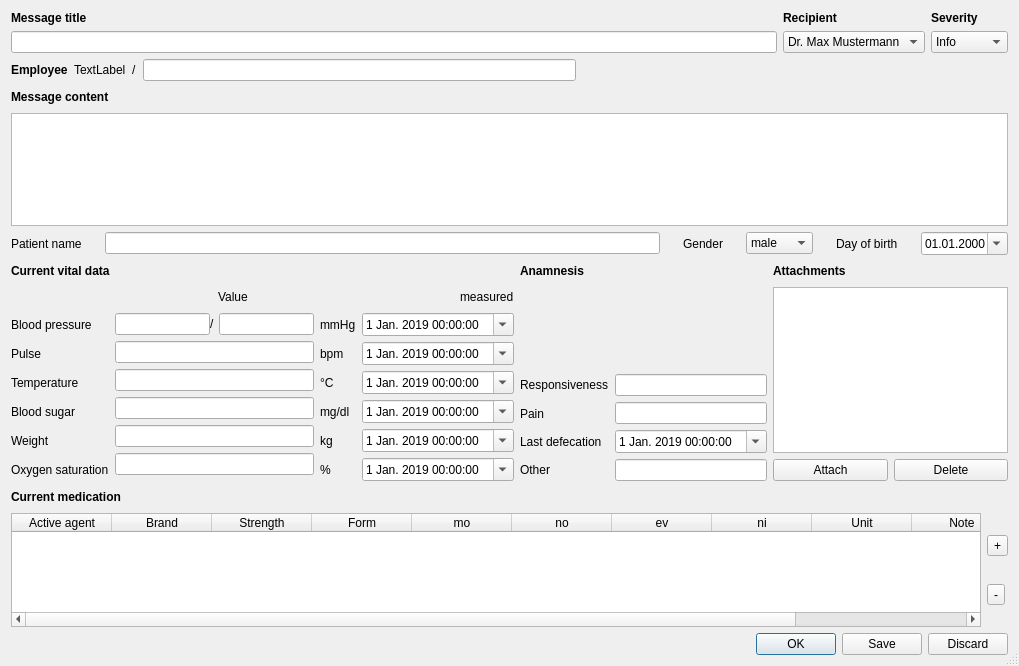
<?xml version="1.0" encoding="UTF-8"?>
<ui version="4.0">
 <class>OCC::CreateMessageDialog</class>
 <widget class="QDialog" name="OCC::CreateMessageDialog">
  <property name="windowModality">
   <enum>Qt::ApplicationModal</enum>
  </property>
  <property name="geometry">
   <rect>
    <x>0</x>
    <y>0</y>
    <width>1019</width>
    <height>666</height>
   </rect>
  </property>
  <property name="windowTitle">
   <string>New message</string>
  </property>
  <property name="locale">
   <locale language="German" country="Germany"/>
  </property>
  <property name="sizeGripEnabled">
   <bool>true</bool>
  </property>
  <layout class="QVBoxLayout" name="verticalLayout_14">
   <item>
    <layout class="QHBoxLayout" name="horizontalLayout_6">
     <item>
      <layout class="QVBoxLayout" name="verticalLayout_9">
       <item>
        <widget class="QLabel" name="label_15">
         <property name="font">
          <font>
           <weight>75</weight>
           <bold>true</bold>
          </font>
         </property>
         <property name="locale">
          <locale language="German" country="Germany"/>
         </property>
         <property name="text">
          <string>Message title</string>
         </property>
        </widget>
       </item>
       <item>
        <widget class="QLineEdit" name="lineEdit_messageTitle">
         <property name="locale">
          <locale language="German" country="Germany"/>
         </property>
         <property name="text">
          <string/>
         </property>
        </widget>
       </item>
      </layout>
     </item>
     <item>
      <layout class="QVBoxLayout" name="verticalLayout_8">
       <item>
        <widget class="QLabel" name="label_16">
         <property name="font">
          <font>
           <weight>75</weight>
           <bold>true</bold>
          </font>
         </property>
         <property name="locale">
          <locale language="German" country="Germany"/>
         </property>
         <property name="text">
          <string>Recipient</string>
         </property>
        </widget>
       </item>
       <item>
        <widget class="QComboBox" name="comboBox_recipient">
         <property name="locale">
          <locale language="German" country="Germany"/>
         </property>
         <item>
          <property name="text">
           <string comment="1">Dr. Max Mustermann</string>
          </property>
         </item>
        </widget>
       </item>
      </layout>
     </item>
     <item>
      <layout class="QVBoxLayout" name="verticalLayout_7">
       <item>
        <widget class="QLabel" name="label_22">
         <property name="font">
          <font>
           <weight>75</weight>
           <bold>true</bold>
          </font>
         </property>
         <property name="locale">
          <locale language="German" country="Germany"/>
         </property>
         <property name="text">
          <string>Severity</string>
         </property>
        </widget>
       </item>
       <item>
        <widget class="QComboBox" name="comboBox_severity">
         <property name="locale">
          <locale language="German" country="Germany"/>
         </property>
         <item>
          <property name="text">
           <string>Info</string>
          </property>
          <property name="icon">
           <iconset resource="../../../theme.qrc">
            <normaloff>:/client/theme/amp/icon_d_info.png</normaloff>:/client/theme/amp/icon_d_info.png</iconset>
          </property>
         </item>
         <item>
          <property name="text">
           <string>Request</string>
          </property>
          <property name="icon">
           <iconset resource="../../../theme.qrc">
            <normaloff>:/client/theme/amp/icon_c_good.png</normaloff>:/client/theme/amp/icon_c_good.png</iconset>
          </property>
         </item>
         <item>
          <property name="text">
           <string>Urgent</string>
          </property>
          <property name="icon">
           <iconset resource="../../../theme.qrc">
            <normaloff>:/client/theme/amp/icon_b_urgent.png</normaloff>:/client/theme/amp/icon_b_urgent.png</iconset>
          </property>
         </item>
         <item>
          <property name="text">
           <string>Critical</string>
          </property>
          <property name="icon">
           <iconset resource="../../../theme.qrc">
            <normaloff>:/client/theme/amp/icon_a_critical.png</normaloff>:/client/theme/amp/icon_a_critical.png</iconset>
          </property>
         </item>
        </widget>
       </item>
      </layout>
     </item>
    </layout>
   </item>
   <item>
    <layout class="QHBoxLayout" name="horizontalLayout_16">
     <item>
      <widget class="QLabel" name="label_28">
       <property name="font">
        <font>
         <weight>75</weight>
         <bold>true</bold>
        </font>
       </property>
       <property name="text">
        <string>Employee</string>
       </property>
      </widget>
     </item>
     <item>
      <widget class="QLabel" name="label_requester">
       <property name="text">
        <string>TextLabel</string>
       </property>
      </widget>
     </item>
     <item>
      <widget class="QLabel" name="label_29">
       <property name="text">
        <string>/</string>
       </property>
      </widget>
     </item>
     <item>
      <widget class="QLineEdit" name="lineEdit_initials"/>
     </item>
     <item>
      <spacer name="horizontalSpacer_9">
       <property name="orientation">
        <enum>Qt::Horizontal</enum>
       </property>
       <property name="sizeHint" stdset="0">
        <size>
         <width>40</width>
         <height>20</height>
        </size>
       </property>
      </spacer>
     </item>
    </layout>
   </item>
   <item>
    <layout class="QHBoxLayout" name="horizontalLayout_7">
     <item>
      <widget class="QLabel" name="label_14">
       <property name="font">
        <font>
         <weight>75</weight>
         <bold>true</bold>
        </font>
       </property>
       <property name="locale">
        <locale language="German" country="Germany"/>
       </property>
       <property name="text">
        <string>Message content</string>
       </property>
      </widget>
     </item>
     <item>
      <spacer name="horizontalSpacer_2">
       <property name="orientation">
        <enum>Qt::Horizontal</enum>
       </property>
       <property name="sizeHint" stdset="0">
        <size>
         <width>40</width>
         <height>20</height>
        </size>
       </property>
      </spacer>
     </item>
    </layout>
   </item>
   <item>
    <widget class="QPlainTextEdit" name="plainTextEdit_messageBody">
     <property name="locale">
      <locale language="German" country="Germany"/>
     </property>
    </widget>
   </item>
   <item>
    <layout class="QHBoxLayout" name="horizontalLayout_3">
     <property name="spacing">
      <number>23</number>
     </property>
     <item>
      <widget class="QLabel" name="label_25">
       <property name="locale">
        <locale language="German" country="Germany"/>
       </property>
       <property name="text">
        <string>Patient name</string>
       </property>
      </widget>
     </item>
     <item>
      <widget class="QLineEdit" name="lineEdit_patientName">
       <property name="locale">
        <locale language="German" country="Germany"/>
       </property>
       <property name="text">
        <string/>
       </property>
      </widget>
     </item>
     <item>
      <widget class="QLabel" name="label_27">
       <property name="text">
        <string>Gender</string>
       </property>
      </widget>
     </item>
     <item>
      <widget class="QComboBox" name="comboBox_gender">
       <item>
        <property name="text">
         <string>male</string>
        </property>
       </item>
       <item>
        <property name="text">
         <string>female</string>
        </property>
       </item>
      </widget>
     </item>
     <item>
      <widget class="QLabel" name="label_26">
       <property name="locale">
        <locale language="German" country="Germany"/>
       </property>
       <property name="text">
        <string>Day of birth</string>
       </property>
      </widget>
     </item>
     <item>
      <widget class="QDateEdit" name="dateEditBirthday">
       <property name="specialValueText">
        <string> </string>
       </property>
       <property name="displayFormat">
        <string>dd.MM.yyyy</string>
       </property>
       <property name="calendarPopup">
        <bool>true</bool>
       </property>
      </widget>
     </item>
    </layout>
   </item>
   <item>
    <layout class="QHBoxLayout" name="horizontalLayout_13">
     <item>
      <layout class="QVBoxLayout" name="verticalLayout_12" stretch="0,0,4">
       <item>
        <layout class="QHBoxLayout" name="horizontalLayout_11">
         <item>
          <widget class="QLabel" name="label_Vitaldaten">
           <property name="font">
            <font>
             <weight>75</weight>
             <bold>true</bold>
            </font>
           </property>
           <property name="locale">
            <locale language="German" country="Germany"/>
           </property>
           <property name="text">
            <string>Current vital data</string>
           </property>
          </widget>
         </item>
         <item>
          <spacer name="horizontalSpacer_5">
           <property name="orientation">
            <enum>Qt::Horizontal</enum>
           </property>
           <property name="sizeHint" stdset="0">
            <size>
             <width>40</width>
             <height>20</height>
            </size>
           </property>
          </spacer>
         </item>
        </layout>
       </item>
       <item>
        <layout class="QHBoxLayout" name="horizontalLayout_12">
         <item>
          <spacer name="horizontalSpacer_6">
           <property name="orientation">
            <enum>Qt::Horizontal</enum>
           </property>
           <property name="sizeHint" stdset="0">
            <size>
             <width>40</width>
             <height>20</height>
            </size>
           </property>
          </spacer>
         </item>
         <item>
          <widget class="QLabel" name="label">
           <property name="locale">
            <locale language="German" country="Germany"/>
           </property>
           <property name="text">
            <string>Value</string>
           </property>
          </widget>
         </item>
         <item>
          <spacer name="horizontalSpacer_7">
           <property name="orientation">
            <enum>Qt::Horizontal</enum>
           </property>
           <property name="sizeHint" stdset="0">
            <size>
             <width>40</width>
             <height>20</height>
            </size>
           </property>
          </spacer>
         </item>
         <item>
          <widget class="QLabel" name="label_2">
           <property name="locale">
            <locale language="German" country="Germany"/>
           </property>
           <property name="text">
            <string>measured</string>
           </property>
          </widget>
         </item>
        </layout>
       </item>
       <item>
        <layout class="QHBoxLayout" name="horizontalLayout_2">
         <item>
          <layout class="QVBoxLayout" name="verticalLayout">
           <item>
            <widget class="QLabel" name="label_3">
             <property name="locale">
              <locale language="German" country="Germany"/>
             </property>
             <property name="text">
              <string>Blood pressure</string>
             </property>
            </widget>
           </item>
           <item>
            <widget class="QLabel" name="label_4">
             <property name="locale">
              <locale language="German" country="Germany"/>
             </property>
             <property name="text">
              <string>Pulse</string>
             </property>
            </widget>
           </item>
           <item>
            <widget class="QLabel" name="label_5">
             <property name="locale">
              <locale language="German" country="Germany"/>
             </property>
             <property name="text">
              <string>Temperature</string>
             </property>
            </widget>
           </item>
           <item>
            <widget class="QLabel" name="label_6">
             <property name="locale">
              <locale language="German" country="Germany"/>
             </property>
             <property name="text">
              <string>Blood sugar</string>
             </property>
            </widget>
           </item>
           <item>
            <widget class="QLabel" name="label_23">
             <property name="locale">
              <locale language="German" country="Germany"/>
             </property>
             <property name="text">
              <string>Weight</string>
             </property>
            </widget>
           </item>
           <item>
            <widget class="QLabel" name="label_30">
             <property name="text">
              <string>Oxygen saturation</string>
             </property>
            </widget>
           </item>
          </layout>
         </item>
         <item>
          <layout class="QVBoxLayout" name="verticalLayout_2">
           <property name="spacing">
            <number>-1</number>
           </property>
           <item>
            <layout class="QHBoxLayout" name="horizontalLayout" stretch="10,1,10">
             <property name="spacing">
              <number>0</number>
             </property>
             <item>
              <widget class="QLineEdit" name="lineEdit_bpSys">
               <property name="locale">
                <locale language="German" country="Germany"/>
               </property>
              </widget>
             </item>
             <item>
              <widget class="QLabel" name="label_7">
               <property name="text">
                <string>/</string>
               </property>
              </widget>
             </item>
             <item>
              <widget class="QLineEdit" name="lineEdit_bpDia">
               <property name="locale">
                <locale language="German" country="Germany"/>
               </property>
              </widget>
             </item>
            </layout>
           </item>
           <item>
            <widget class="QLineEdit" name="lineEdit_pulse">
             <property name="locale">
              <locale language="German" country="Germany"/>
             </property>
            </widget>
           </item>
           <item>
            <widget class="QLineEdit" name="lineEdit_temperature">
             <property name="locale">
              <locale language="German" country="Germany"/>
             </property>
            </widget>
           </item>
           <item>
            <widget class="QLineEdit" name="lineEdit_bloodsugar">
             <property name="locale">
              <locale language="German" country="Germany"/>
             </property>
            </widget>
           </item>
           <item>
            <widget class="QLineEdit" name="lineEdit_bodyweight">
             <property name="locale">
              <locale language="German" country="Germany"/>
             </property>
            </widget>
           </item>
           <item>
            <widget class="QLineEdit" name="lineEdit_oxygen"/>
           </item>
          </layout>
         </item>
         <item>
          <layout class="QVBoxLayout" name="verticalLayout_4">
           <item>
            <widget class="QLabel" name="label_11">
             <property name="locale">
              <locale language="German" country="Germany"/>
             </property>
             <property name="text">
              <string>mmHg</string>
             </property>
            </widget>
           </item>
           <item>
            <widget class="QLabel" name="label_10">
             <property name="locale">
              <locale language="German" country="Germany"/>
             </property>
             <property name="text">
              <string>bpm</string>
             </property>
            </widget>
           </item>
           <item>
            <widget class="QLabel" name="label_9">
             <property name="locale">
              <locale language="German" country="Germany"/>
             </property>
             <property name="text">
              <string>°C</string>
             </property>
            </widget>
           </item>
           <item>
            <widget class="QLabel" name="label_8">
             <property name="locale">
              <locale language="German" country="Germany"/>
             </property>
             <property name="text">
              <string>mg/dl</string>
             </property>
            </widget>
           </item>
           <item>
            <widget class="QLabel" name="label_24">
             <property name="locale">
              <locale language="German" country="Germany"/>
             </property>
             <property name="text">
              <string>kg</string>
             </property>
            </widget>
           </item>
           <item>
            <widget class="QLabel" name="label_31">
             <property name="text">
              <string>%</string>
             </property>
            </widget>
           </item>
          </layout>
         </item>
         <item>
          <layout class="QVBoxLayout" name="verticalLayout_3">
           <item>
            <widget class="QDateTimeEdit" name="dateTime_bloodpressure">
             <property name="locale">
              <locale language="German" country="Germany"/>
             </property>
             <property name="wrapping">
              <bool>false</bool>
             </property>
             <property name="specialValueText">
              <string> </string>
             </property>
             <property name="showGroupSeparator" stdset="0">
              <bool>false</bool>
             </property>
             <property name="dateTime">
              <datetime>
               <hour>0</hour>
               <minute>0</minute>
               <second>0</second>
               <year>2019</year>
               <month>1</month>
               <day>1</day>
              </datetime>
             </property>
             <property name="date">
              <date>
               <year>2019</year>
               <month>1</month>
               <day>1</day>
              </date>
             </property>
             <property name="calendarPopup">
              <bool>true</bool>
             </property>
            </widget>
           </item>
           <item>
            <widget class="QDateTimeEdit" name="dateTime_pulse">
             <property name="locale">
              <locale language="German" country="Germany"/>
             </property>
             <property name="specialValueText">
              <string> </string>
             </property>
             <property name="date">
              <date>
               <year>2019</year>
               <month>1</month>
               <day>1</day>
              </date>
             </property>
             <property name="calendarPopup">
              <bool>true</bool>
             </property>
            </widget>
           </item>
           <item>
            <widget class="QDateTimeEdit" name="dateTime_temperature">
             <property name="locale">
              <locale language="German" country="Germany"/>
             </property>
             <property name="specialValueText">
              <string> </string>
             </property>
             <property name="dateTime">
              <datetime>
               <hour>0</hour>
               <minute>0</minute>
               <second>0</second>
               <year>2019</year>
               <month>1</month>
               <day>1</day>
              </datetime>
             </property>
             <property name="date">
              <date>
               <year>2019</year>
               <month>1</month>
               <day>1</day>
              </date>
             </property>
             <property name="calendarPopup">
              <bool>true</bool>
             </property>
            </widget>
           </item>
           <item>
            <widget class="QDateTimeEdit" name="dateTime_bloodsugar">
             <property name="locale">
              <locale language="German" country="Germany"/>
             </property>
             <property name="specialValueText">
              <string> </string>
             </property>
             <property name="dateTime">
              <datetime>
               <hour>0</hour>
               <minute>0</minute>
               <second>0</second>
               <year>2019</year>
               <month>1</month>
               <day>1</day>
              </datetime>
             </property>
             <property name="date">
              <date>
               <year>2019</year>
               <month>1</month>
               <day>1</day>
              </date>
             </property>
             <property name="calendarPopup">
              <bool>true</bool>
             </property>
            </widget>
           </item>
           <item>
            <widget class="QDateTimeEdit" name="dateTime_bodyweight">
             <property name="locale">
              <locale language="German" country="Germany"/>
             </property>
             <property name="specialValueText">
              <string> </string>
             </property>
             <property name="dateTime">
              <datetime>
               <hour>0</hour>
               <minute>0</minute>
               <second>0</second>
               <year>2019</year>
               <month>1</month>
               <day>1</day>
              </datetime>
             </property>
             <property name="date">
              <date>
               <year>2019</year>
               <month>1</month>
               <day>1</day>
              </date>
             </property>
             <property name="calendarPopup">
              <bool>true</bool>
             </property>
            </widget>
           </item>
           <item>
            <widget class="QDateTimeEdit" name="dateTime_oxygen">
             <property name="specialValueText">
              <string> </string>
             </property>
             <property name="date">
              <date>
               <year>2019</year>
               <month>1</month>
               <day>1</day>
              </date>
             </property>
             <property name="calendarPopup">
              <bool>true</bool>
             </property>
            </widget>
           </item>
          </layout>
         </item>
        </layout>
       </item>
      </layout>
     </item>
     <item>
      <layout class="QVBoxLayout" name="verticalLayout_11" stretch="0,0,1">
       <item>
        <layout class="QHBoxLayout" name="horizontalLayout_8">
         <item>
          <widget class="QLabel" name="label_13">
           <property name="font">
            <font>
             <weight>75</weight>
             <bold>true</bold>
            </font>
           </property>
           <property name="locale">
            <locale language="German" country="Germany"/>
           </property>
           <property name="text">
            <string>Anamnesis</string>
           </property>
          </widget>
         </item>
         <item>
          <spacer name="horizontalSpacer_3">
           <property name="orientation">
            <enum>Qt::Horizontal</enum>
           </property>
           <property name="sizeHint" stdset="0">
            <size>
             <width>40</width>
             <height>20</height>
            </size>
           </property>
          </spacer>
         </item>
        </layout>
       </item>
       <item>
        <spacer name="verticalSpacer">
         <property name="orientation">
          <enum>Qt::Vertical</enum>
         </property>
         <property name="sizeHint" stdset="0">
          <size>
           <width>20</width>
           <height>40</height>
          </size>
         </property>
        </spacer>
       </item>
       <item>
        <layout class="QHBoxLayout" name="horizontalLayout_4">
         <item>
          <layout class="QVBoxLayout" name="verticalLayout_5">
           <item>
            <widget class="QLabel" name="label_18">
             <property name="locale">
              <locale language="German" country="Germany"/>
             </property>
             <property name="text">
              <string>Responsiveness</string>
             </property>
            </widget>
           </item>
           <item>
            <widget class="QLabel" name="label_19">
             <property name="locale">
              <locale language="German" country="Germany"/>
             </property>
             <property name="text">
              <string>Pain</string>
             </property>
            </widget>
           </item>
           <item>
            <widget class="QLabel" name="label_20">
             <property name="locale">
              <locale language="German" country="Germany"/>
             </property>
             <property name="text">
              <string>Last defecation</string>
             </property>
            </widget>
           </item>
           <item>
            <widget class="QLabel" name="label_21">
             <property name="locale">
              <locale language="German" country="Germany"/>
             </property>
             <property name="text">
              <string>Other</string>
             </property>
            </widget>
           </item>
          </layout>
         </item>
         <item>
          <layout class="QVBoxLayout" name="verticalLayout_6">
           <item>
            <widget class="QLineEdit" name="lineEdit_responsiveness">
             <property name="locale">
              <locale language="German" country="Germany"/>
             </property>
            </widget>
           </item>
           <item>
            <widget class="QLineEdit" name="lineEdit_pain">
             <property name="locale">
              <locale language="German" country="Germany"/>
             </property>
            </widget>
           </item>
           <item>
            <widget class="QDateTimeEdit" name="dateTime_lastDefecation">
             <property name="locale">
              <locale language="German" country="Germany"/>
             </property>
             <property name="specialValueText">
              <string> </string>
             </property>
             <property name="dateTime">
              <datetime>
               <hour>0</hour>
               <minute>0</minute>
               <second>0</second>
               <year>2019</year>
               <month>1</month>
               <day>1</day>
              </datetime>
             </property>
             <property name="date">
              <date>
               <year>2019</year>
               <month>1</month>
               <day>1</day>
              </date>
             </property>
             <property name="calendarPopup">
              <bool>true</bool>
             </property>
            </widget>
           </item>
           <item>
            <widget class="QLineEdit" name="lineEdit_misc">
             <property name="locale">
              <locale language="German" country="Germany"/>
             </property>
            </widget>
           </item>
          </layout>
         </item>
        </layout>
       </item>
      </layout>
     </item>
     <item>
      <layout class="QVBoxLayout" name="verticalLayout_10">
       <item>
        <layout class="QHBoxLayout" name="horizontalLayout_9">
         <item>
          <widget class="QLabel" name="label_17">
           <property name="font">
            <font>
             <weight>75</weight>
             <bold>true</bold>
            </font>
           </property>
           <property name="locale">
            <locale language="German" country="Germany"/>
           </property>
           <property name="text">
            <string>Attachments</string>
           </property>
          </widget>
         </item>
         <item>
          <spacer name="horizontalSpacer_4">
           <property name="orientation">
            <enum>Qt::Horizontal</enum>
           </property>
           <property name="sizeHint" stdset="0">
            <size>
             <width>40</width>
             <height>20</height>
            </size>
           </property>
          </spacer>
         </item>
        </layout>
       </item>
       <item>
        <widget class="QListWidget" name="listWidget_attachments">
         <property name="locale">
          <locale language="German" country="Germany"/>
         </property>
        </widget>
       </item>
       <item>
        <layout class="QHBoxLayout" name="horizontalLayout_10">
         <item>
          <widget class="QPushButton" name="button_addAttachment">
           <property name="locale">
            <locale language="German" country="Germany"/>
           </property>
           <property name="text">
            <string>Attach</string>
           </property>
          </widget>
         </item>
         <item>
          <widget class="QPushButton" name="button_deleteAttachment">
           <property name="locale">
            <locale language="German" country="Germany"/>
           </property>
           <property name="text">
            <string>Delete</string>
           </property>
          </widget>
         </item>
        </layout>
       </item>
      </layout>
     </item>
    </layout>
   </item>
   <item>
    <layout class="QHBoxLayout" name="horizontalLayout_14">
     <item>
      <widget class="QLabel" name="label_12">
       <property name="font">
        <font>
         <weight>75</weight>
         <bold>true</bold>
        </font>
       </property>
       <property name="locale">
        <locale language="German" country="Germany"/>
       </property>
       <property name="text">
        <string>Current medication</string>
       </property>
      </widget>
     </item>
     <item>
      <spacer name="horizontalSpacer_8">
       <property name="orientation">
        <enum>Qt::Horizontal</enum>
       </property>
       <property name="sizeHint" stdset="0">
        <size>
         <width>40</width>
         <height>20</height>
        </size>
       </property>
      </spacer>
     </item>
    </layout>
   </item>
   <item>
    <layout class="QHBoxLayout" name="horizontalLayout_15" stretch="1,0">
     <item>
      <widget class="QTableWidget" name="tableWidget">
       <column>
        <property name="text">
         <string>Active agent</string>
        </property>
       </column>
       <column>
        <property name="text">
         <string>Brand</string>
        </property>
       </column>
       <column>
        <property name="text">
         <string>Strength</string>
        </property>
       </column>
       <column>
        <property name="text">
         <string>Form</string>
        </property>
       </column>
       <column>
        <property name="text">
         <string>mo</string>
        </property>
       </column>
       <column>
        <property name="text">
         <string>no</string>
        </property>
       </column>
       <column>
        <property name="text">
         <string>ev</string>
        </property>
       </column>
       <column>
        <property name="text">
         <string>ni</string>
        </property>
       </column>
       <column>
        <property name="text">
         <string>Unit</string>
        </property>
       </column>
       <column>
        <property name="text">
         <string>Note</string>
        </property>
       </column>
       <column>
        <property name="text">
         <string>Patient instruction</string>
        </property>
       </column>
      </widget>
     </item>
     <item>
      <layout class="QVBoxLayout" name="verticalLayout_13">
       <item>
        <widget class="QToolButton" name="addRow">
         <property name="text">
          <string>+</string>
         </property>
        </widget>
       </item>
       <item>
        <widget class="QToolButton" name="deleteRow">
         <property name="text">
          <string>-</string>
         </property>
        </widget>
       </item>
      </layout>
     </item>
    </layout>
   </item>
   <item>
    <layout class="QHBoxLayout" name="horizontalLayout_5">
     <item>
      <spacer name="horizontalSpacer">
       <property name="orientation">
        <enum>Qt::Horizontal</enum>
       </property>
       <property name="sizeHint" stdset="0">
        <size>
         <width>40</width>
         <height>20</height>
        </size>
       </property>
      </spacer>
     </item>
     <item>
      <widget class="QDialogButtonBox" name="buttonBox">
       <property name="locale">
        <locale language="German" country="Germany"/>
       </property>
       <property name="orientation">
        <enum>Qt::Horizontal</enum>
       </property>
       <property name="standardButtons">
        <set>QDialogButtonBox::Discard|QDialogButtonBox::Ok|QDialogButtonBox::Save</set>
       </property>
       <property name="centerButtons">
        <bool>false</bool>
       </property>
      </widget>
     </item>
    </layout>
   </item>
  </layout>
 </widget>
 <tabstops>
  <tabstop>lineEdit_messageTitle</tabstop>
  <tabstop>comboBox_recipient</tabstop>
  <tabstop>comboBox_severity</tabstop>
  <tabstop>lineEdit_initials</tabstop>
  <tabstop>plainTextEdit_messageBody</tabstop>
  <tabstop>lineEdit_patientName</tabstop>
  <tabstop>comboBox_gender</tabstop>
  <tabstop>dateEditBirthday</tabstop>
  <tabstop>lineEdit_bpSys</tabstop>
  <tabstop>lineEdit_bpDia</tabstop>
  <tabstop>dateTime_bloodpressure</tabstop>
  <tabstop>lineEdit_pulse</tabstop>
  <tabstop>dateTime_pulse</tabstop>
  <tabstop>lineEdit_temperature</tabstop>
  <tabstop>dateTime_temperature</tabstop>
  <tabstop>lineEdit_bloodsugar</tabstop>
  <tabstop>dateTime_bloodsugar</tabstop>
  <tabstop>lineEdit_bodyweight</tabstop>
  <tabstop>dateTime_bodyweight</tabstop>
  <tabstop>lineEdit_responsiveness</tabstop>
  <tabstop>lineEdit_pain</tabstop>
  <tabstop>dateTime_lastDefecation</tabstop>
  <tabstop>lineEdit_misc</tabstop>
  <tabstop>listWidget_attachments</tabstop>
  <tabstop>button_addAttachment</tabstop>
  <tabstop>button_deleteAttachment</tabstop>
  <tabstop>tableWidget</tabstop>
  <tabstop>addRow</tabstop>
  <tabstop>deleteRow</tabstop>
 </tabstops>
 <resources>
  <include location="../../../theme.qrc"/>
 </resources>
 <connections>
  <connection>
   <sender>buttonBox</sender>
   <signal>accepted()</signal>
   <receiver>OCC::CreateMessageDialog</receiver>
   <slot>accept()</slot>
   <hints>
    <hint type="sourcelabel">
     <x>248</x>
     <y>254</y>
    </hint>
    <hint type="destinationlabel">
     <x>157</x>
     <y>274</y>
    </hint>
   </hints>
  </connection>
  <connection>
   <sender>buttonBox</sender>
   <signal>rejected()</signal>
   <receiver>OCC::CreateMessageDialog</receiver>
   <slot>reject()</slot>
   <hints>
    <hint type="sourcelabel">
     <x>316</x>
     <y>260</y>
    </hint>
    <hint type="destinationlabel">
     <x>286</x>
     <y>274</y>
    </hint>
   </hints>
  </connection>
 </connections>
</ui>
